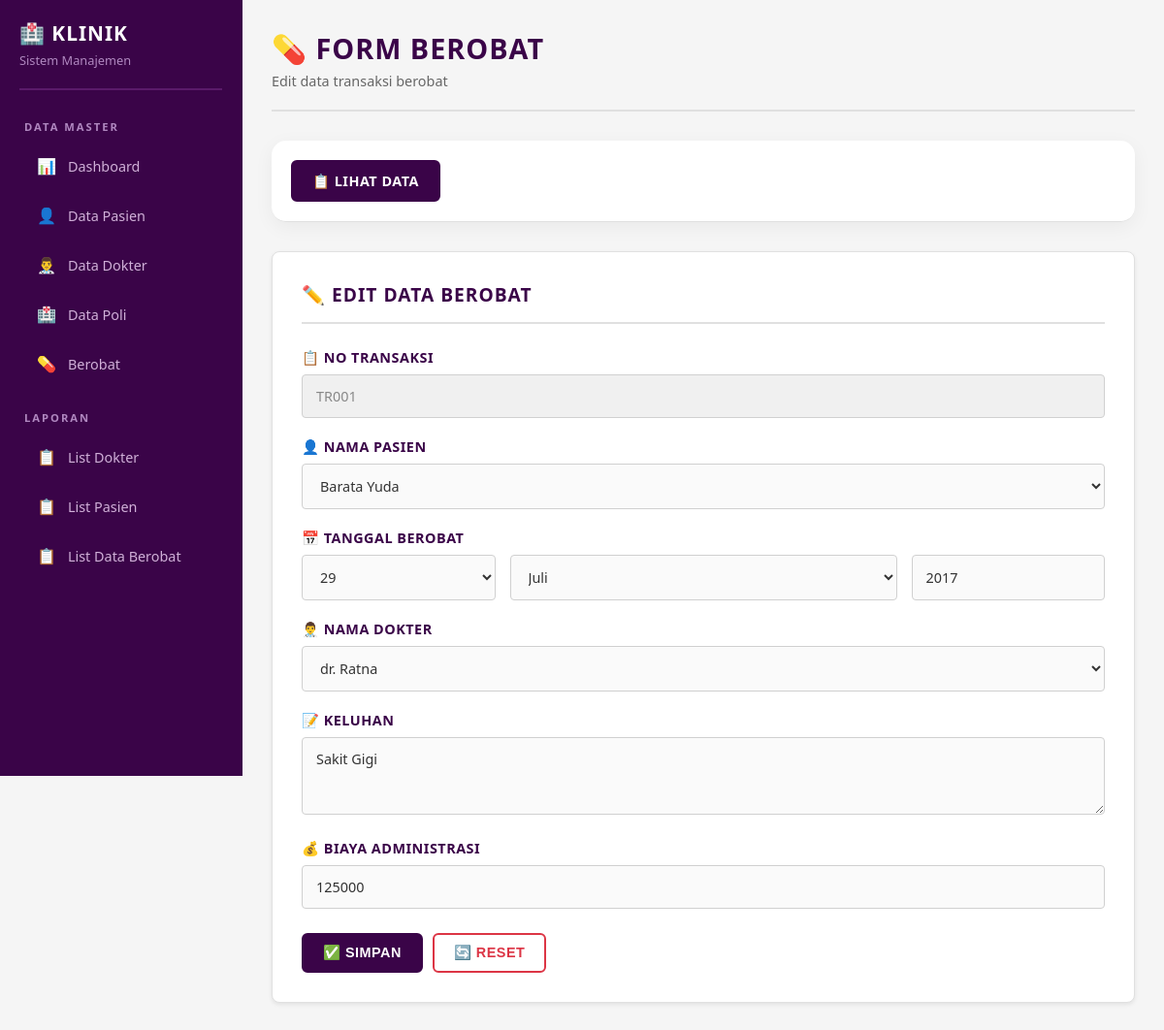
/form_berobat.php?edit=TR001, run on the app's committed database.
### tables this page shows
CREATE TABLE Berobat (
    No_Transaksi VARCHAR(10) PRIMARY KEY,
    PasienKlinik_ID VARCHAR(10),
    Tanggal_Berobat DATE NOT NULL,
    Dokter_ID VARCHAR(10),
    Keluhan_Pasien TEXT,
    Biaya_Adm DECIMAL(15, 0),
    FOREIGN KEY (PasienKlinik_ID) REFERENCES Pasien(PasienKlinik_ID),
    FOREIGN KEY (Dokter_ID) REFERENCES Dokter(Dokter_ID)
);

### form_berobat.php (the view, shortened to what this page needs)
<?php
include 'koneksi.php';
$bulan_array = array(
    1 => 'Januari',
    2 => 'Februari',
    3 => 'Maret',
    4 => 'April',
    5 => 'Mei',
    6 => 'Juni',
    7 => 'Juli',
    8 => 'Agustus',
    9 => 'September',
    10 => 'Oktober',
    11 => 'November',
    12 => 'Desember'
);
$no_transaksi = "";
$selected_pasien = "";
$selected_tanggal = "";
$selected_bulan = "";
$tahun = "";
$selected_dokter = "";
$keluhan = "";
$biaya_adm = "";
$is_edit = false;
if (isset($_GET['edit'])) {
    $no_transaksi = $_GET['edit'];
    $is_edit = true;
    $query = "SELECT * FROM Berobat WHERE No_Transaksi = '$no_transaksi'";
    $result = mysqli_query($conn, $query);
    if (mysqli_num_rows($result) > 0) {
        $row = mysqli_fetch_assoc($result);
        $selected_pasien = $row['PasienKlinik_ID'];
        $selected_dokter = $row['Dokter_ID'];
        $keluhan = $row['Keluhan_Pasien'];
        $biaya_adm = $row['Biaya_Adm'];
        $tanggal_obj = date_create($row['Tanggal_Berobat']);
        $selected_tanggal = date_format($tanggal_obj, 'd');
        $selected_bulan = date_format($tanggal_obj, 'n');
        $tahun = date_format($tanggal_obj, 'Y');
    }
}
$pasien_query = "SELECT * FROM Pasien ORDER BY Nama_PasienKlinik";
$pasien_result = mysqli_query($conn, $pasien_query);
$dokter_query = "SELECT * FROM Dokter ORDER BY Nama_Dokter";
$dokter_result = mysqli_query($conn, $dokter_query);
?>
<!DOCTYPE html>
<html lang="id">
<head>
    <link rel="stylesheet" href="sidebar.css">
</head>
<body>
    <?php include 'sidebar.php'; ?>
    <div class="main-content">
        <div class="page-header">
            <h1>💊 Form Berobat</h1>
            <p><?php echo $is_edit ? 'Edit data transaksi berobat' : 'Tambah data transaksi berobat baru'; ?></p>
        </div>
        <div class="card-header" style="background: white; padding: 20px; border-radius: 15px; margin-bottom: 30px; box-shadow: 0 5px 20px rgba(0, 0, 0, 0.05);">
            <a href="listberobat.php" class="btn btn-primary">📋 Lihat Data</a>
        </div>
        <div class="form-container">
            <h2 class="form-title"><?php echo $is_edit ? '✏️ Edit Data Berobat' : '➕ Tambah Data Berobat'; ?></h2>
            <form method="POST" action="">
                <div class="form-group">
                    <label>📋 No Transaksi</label>
                    <input type="text" name="no_transaksi" value="<?php echo $no_transaksi; ?>" <?php echo $is_edit ? 'readonly' : ''; ?> placeholder="Masukkan nomor transaksi" required>
                </div>
                <div class="form-group">
                    <label>👤 Nama Pasien</label>
                    <select name="pasien_id" required>
                        <?php
                        while ($pasien = mysqli_fetch_assoc($pasien_result)) {
                            $selected = ($selected_pasien == $pasien['PasienKlinik_ID']) ? 'selected' : '';
                            echo "<option value='" . $pasien['PasienKlinik_ID'] . "' $selected>" . $pasien['Nama_PasienKlinik'] . "</option>";
                        }
                        ?>
                    </select>
                </div>
                <div class="form-group">
                    <label>📅 Tanggal Berobat</label>
                    <div class="date-group">
                        <select name="tanggal" required>
                            <?php
                            for ($i = 1; $i <= 31; $i++) {
                                $selected = ($selected_tanggal == $i) ? 'selected' : '';
                                echo "<option value='$i' $selected>$i</option>";
                            }
                            ?>
                        </select>
                        <select name="bulan" required>
                            <?php
                            foreach ($bulan_array as $key => $value) {
                                $selected = ($selected_bulan == $key) ? 'selected' : '';
                                echo "<option value='$key' $selected>$value</option>";
                            }
                            ?>
                        </select>
                        <input type="text" name="tahun" placeholder="Tahun" value="<?php echo $tahun; ?>" required>
                    </div>
                </div>
                <div class="form-group">
                    <label>👨‍⚕️ Nama Dokter</label>
                    <select name="dokter_id" required>
                        <?php
                        mysqli_data_seek($dokter_result, 0);
                        while ($dokter = mysqli_fetch_assoc($dokter_result)) {
                            $selected = ($selected_dokter == $dokter['Dokter_ID']) ? 'selected' : '';
                            echo "<option value='" . $dokter['Dokter_ID'] . "' $selected>" . $dokter['Nama_Dokter'] . "</option>";
                        }
                        ?>
                    </select>
                </div>
                <div class="form-group">
                    <label>📝 Keluhan</label>
                    <textarea name="keluhan" placeholder="Deskripsikan keluhan pasien" required><?php echo $keluhan; ?></textarea>
                </div>
                <div class="form-group">
                    <label>💰 Biaya Administrasi</label>
                    <input type="number" name="biaya_adm" value="<?php echo $biaya_adm; ?>" placeholder="Masukkan biaya administrasi" required>
                </div>
                <div class="button-group">
                    <button type="submit" class="btn btn-primary">✅ Simpan</button>
                    <button type="reset" class="btn btn-danger">🔄 Reset</button>
                </div>
            </form>
        </div>
    </div>
</body>
</html>

### sidebar.css (style rules this page uses)
* { margin: 0; padding: 0; box-sizing: border-box; }
body { font-family: 'Segoe UI', Tahoma, Geneva, Verdana, sans-serif; background: #f5f5f5; color: #333333; display: flex; min-height: 100vh; }
.main-content { margin-left: 250px; flex: 1; padding: 30px; background: #f5f5f5; }
.page-header { margin-bottom: 30px; padding-bottom: 20px; border-bottom: 2px solid #e0e0e0; }
.page-header h1 { color: #3a0448; font-size: 1.8rem; margin-bottom: 5px; font-weight: 700; text-transform: uppercase; letter-spacing: 1px; }
.page-header p { color: #666666; font-size: 0.9rem; font-weight: 400; }
.card-header { display: flex; justify-content: space-between; align-items: center; margin-bottom: 20px; padding-bottom: 15px; border-bottom: 1px solid #e0e0e0; }
.btn { padding: 10px 20px; border: 2px solid #3a0448; background: transparent; color: #3a0448; border-radius: 6px; cursor: pointer; font-weight: 600; font-size: 0.9rem; transition: all 0.2s ease; text-decoration: none; display: inline-flex; align-items: center; gap: 8px; text-transform: uppercase; letter-spacing: 0.5px; }
.btn-primary { border-color: #3a0448; background: #3a0448; color: #ffffff; }
.btn-danger { border-color: #dc3545; color: #dc3545; }
.form-container { background: #ffffff; border: 1px solid #e0e0e0; padding: 30px; margin-bottom: 25px; border-radius: 8px; box-shadow: 0 2px 4px rgba(0,0,0,0.08); }
.form-title { color: #3a0448; font-size: 1.2rem; margin-bottom: 25px; padding-bottom: 15px; border-bottom: 2px solid #e0e0e0; font-weight: 700; text-transform: uppercase; letter-spacing: 1px; }
.form-group { margin-bottom: 20px; }
label { display: block; margin-bottom: 8px; font-weight: 600; color: #3a0448; font-size: 0.9rem; text-transform: uppercase; letter-spacing: 0.5px; }
input[type="text"], input[type="date"], input[type="number"], select, textarea { width: 100%; padding: 12px 14px; border: 1px solid #d0d0d0; background: #fafafa; color: #333333; border-radius: 4px; box-sizing: border-box; font-size: 0.9rem; transition: all 0.2s ease; font-family: 'Segoe UI', Tahoma, Geneva, Verdana, sans-serif; }
input[readonly] { background: #f0f0f0; cursor: not-allowed; color: #888888; }
textarea { height: 80px; resize: vertical; }
.button-group { display: flex; gap: 10px; margin-top: 25px; flex-wrap: wrap; }

### form_berobat.php (style rules this page uses)
.date-group { display: grid; grid-template-columns: 1fr 2fr 1fr; gap: 15px; }

### data on the page
berobat: tahun "2017", keluhan "Sakit Gigi", biaya_adm "125000"

### other printed values
form field pasien_id "Barata Yuda"
form field tanggal "29"
form field bulan "Juli"
form field dokter_id "dr. Ratna"
